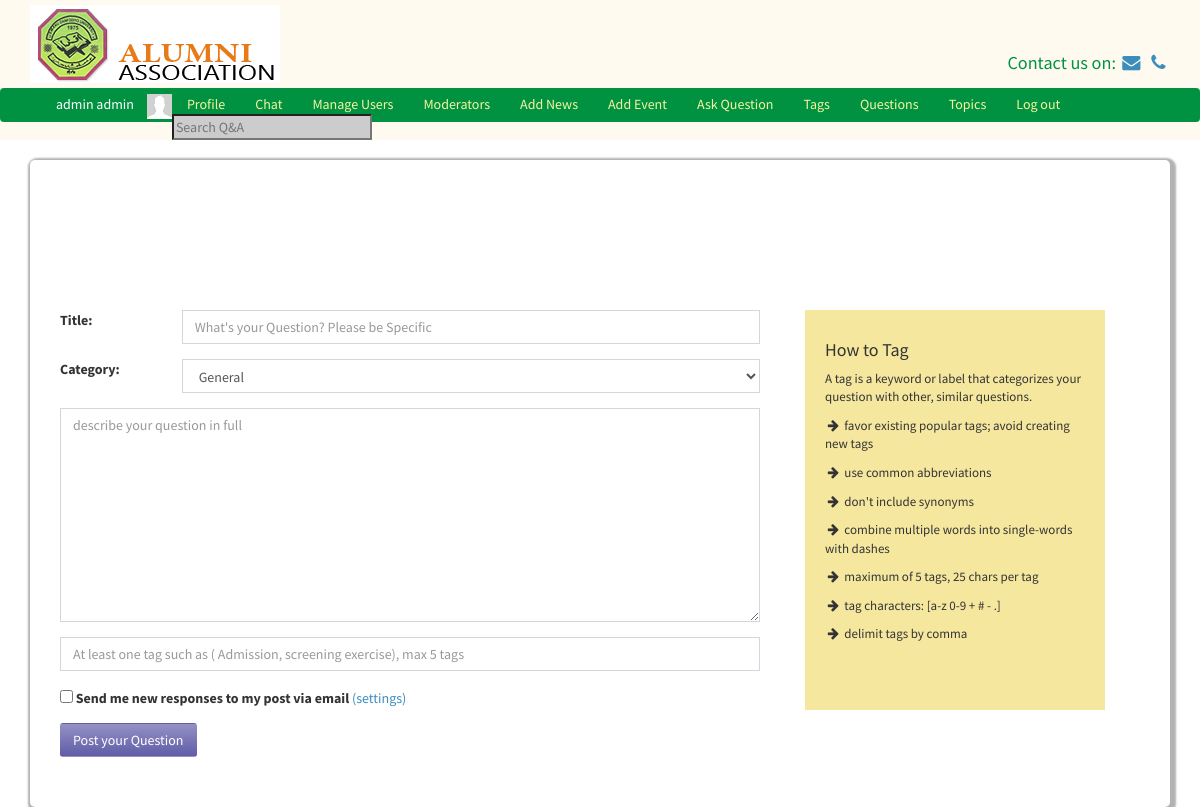
/ask.php (signed in), run on the app's committed database.
### tables this page shows
CREATE TABLE `users` (
  `id` int(11) NOT NULL,
  `first_name` varchar(255) NOT NULL,
  `last_name` varchar(255) NOT NULL,
  `username` varchar(255) NOT NULL,
  `password` varchar(255) NOT NULL,
  `salt` varchar(64) NOT NULL,
  `email` varchar(255) NOT NULL,
  `user_type` int(11) NOT NULL,
  `profile_picture` varchar(1024) NOT NULL,
  `online` int(11) NOT NULL DEFAULT '0',
  `year_of_graduation` varchar(255) DEFAULT NULL,
  `phone_number` varchar(255) DEFAULT NULL,
  `place_of_work` text,
  `department` text,
  `address` text
);

### classes/DB.php (called while the page is built, shortened)
<?php
class DB{
	private static $_instance = null;
	private 	$_pdo,
				$_query,
				$_error = false,
				$_results,
				$_count = 0;
	private function __construct(){
		try {
			$this->_pdo = new PDO('mysql:host='.Config::get('mysql/host').';dbname='.Config::get('mysql/db'), Config::get('mysql/username'), Config::get('mysql/password'));
		}
		catch(PDOException $e){
			die($e->getMessage());
		}
	}
	public static function getInstance()
	{
		if (!isset(self::$_instance))
		{
			self::$_instance = new DB();
		}
		return self::$_instance;
	}
	public function query($sql, $params = [])
	{
		$this->_error = false;
		if($this->_query = $this->_pdo->prepare($sql)){
				$x = 1;
			if (count($params)){
				foreach($params as $param){
					$this->_query->bindValue($x, $param);
					$x++;
				}
			}
				if($this->_query->execute()){
					$this->_results = $this->_query->fetchAll(PDO::FETCH_OBJ);
					$this->_count = $this->_query->rowCount();
				}
				else{
					$this->_error = true;
				}
				}
				return $this;
		}
		public function error(){
			return $this->_error;
		}
		public function read($table){
			$sql = "SELECT * FROM {$table}";
			if(!$this->query($sql)->error())
			{
				return $this;
			}
			return false;
		}
		private function action($action, $table, $where = []){
			if (count($where) === 3)
			{
				$operators = ['=','>=','<=','<','>','!='];
					$field = $where[0];
					$operator = $where[1];
					$value = $where[2];
					if(in_array($operator, $operators)){
						$sql = "{$action} FROM {$table} WHERE {$field} {$operator} ?";
						if(!$this->query($sql, [$value])->error())
						{
							return $this;
						}
					}
			}
			return false;
		}
		public function get($table, $where){
			return $this->action('SELECT *', $table, $where);
		}
		public function results()
		{
			return $this->_results;
		}
		public function first(){
			if($this->results()){
			return $this->results()[0];
			}else {
				return false;
			}
		}
		public function counter(){
			return $this->_count;
		}
	}
?>

### classes/Config.php (called while the page is built)
<?php
class Config{
	public static function get($path)
	{
		if($path){
			$config = $GLOBALS['config'];
			$path = explode('/', $path);
			foreach ($path as $bit){
				if(isset($config[$bit])){
					$config = $config[$bit];
				}
			}
			return $config;
		}
		return false;
	}
}
?>

### classes/User.php (called while the page is built, shortened)
<?php
class User
{
	private $_session_name, $_isLoggedIn, $_activeRecord, $_error, $_db, $_online;
	public function __construct($user = null){
		$this->_activeRecord = new ActiveRecord('users');
		$this->_session_name = Config::get('session/session_name');
		if(!$user){
				if(Session::exists($this->_session_name)){
						$user = Session::get($this->_session_name);
						if($this->_activeRecord->find($user))
						{
								$this->_isLoggedIn = true;
						}
				}
		}
		else{
				$this->_activeRecord->find($user);
		}
}
		public function activeRecord(){
			return $this->_activeRecord;
		}
	public function isLoggedIn(){
		return $this->_isLoggedIn;
	}
	public function isAdmin(){
		if($this->_activeRecord->data()->user_type == 1)
		{
			return true;
		}
	}
}
?>

### classes/Session.php (called while the page is built, shortened)
<?php
class Session {
	public static function exists($tokenName)
		{
			return (isset($_SESSION[$tokenName])) ? true: false;
		}
	public static function get($name){
		return $_SESSION[$name];
	}
}
?>

### classes/ActiveRecord.php (called while the page is built, shortened)
<?php
class ActiveRecord{
	private $_db, $_table, $_data;
	public function __construct($tableName){
		$this->_db = DB::getInstance();
		$this->_table = $tableName;
	}
	public function read(){
		return $this->_db->read($this->_table);
	}
	public function find($user = null){
		if($user){
			$field = (is_numeric($user))? 'id' : 'username';
			$data = $this->_db->get($this->_table, [$field,'=',$user]);
			if($data->counter()){
			$this->_data = $data->first();
				return true;
			}
			else{
				return false;
			}
		}
	}
	public function data()
	{
		return $this->_data;
	}
}
?>

### classes/Category.php (called while the page is built, shortened)
<?php
class Category
{
    private $_db, $_activeRecord, $_error;
    public function __construct()
    {
        $this->_activeRecord = new ActiveRecord(self::tableName());
    }
    public static function tableName(){
        return 'category';
    }
    public function activeRecord(){
        return $this->_activeRecord;
    }
}
?>

### ask.php (the view, shortened to what this page needs)
<?php
$categories = new Category();
$all_categories = $categories->activeRecord()->read()->results();
?>
<body>
<?php
Template::start();
?>
<div class="row">
    <div class="container">
        <div class="main-section" style="margin-top: 150px;">
            <div class="row">
                <div class="container">
                    <form action="" method="post">
                    <div class="col-md-8">
                        <div class="form-group">
                            <label class="col-md-2">Title:</label>
                            <div class="col-md-10">
                                <input class="form-control" required name="title" placeholder="What's your Question? Please be Specific">
                            </div>
                        </div>
                        <div class="form-group">
                            <label class="col-md-2">Category:</label>
                            <div class="col-md-10">
                                <select name="category_id" class="form-control"  id="">
                                <?php
                                foreach ($all_categories as $category) {
                                    ?>
                                    <option value="<?= $category->id?>"><?= $category->name?></option>
                                    <?php
                                }
                                    ?>
                                </select>
                            </div>
                        </div>
                        <div class="form-group">
                        <div class="col-md-12">
                            <textarea class="form-control" placeholder="describe your question in full" required name="description" rows="10"></textarea>
                        </div>
                        </div>
                            <div class="form-group">
                                <div class="col-md-12">
                                    <input class="form-control" required name="tags" type="text" placeholder="At least one tag such as ( Admission, screening exercise), max 5 tags">
                                </div>
                            </div>
                        <div class="form-group">
                            <div class="col-md-8">
                                <input type="checkbox" name="feedback"> <strong>Send me new responses to my post via email </strong><a href="">(settings)</a>
                            </div>
                            <div class="clearfix"></div>
                        </div>
                        <div class="form-group">
                            <div class="col-md-12">
                            <input class="btn bg-purple-gradient" type="submit" value="Post your Question">
                        </div>
                            </div>
                        </div>
                    </form>
                    <div class="col-md-4">
                        <div class="how_to_tag">
                            <h4>How to Tag</h4>
                            <p> A tag is a keyword or label that categorizes your question with other, similar questions.</p>
                            <p><i class="fa fa-arrow-right fa-fw"></i> favor existing popular tags; avoid creating new tags  </p>
                            <p><i class="fa fa-arrow-right fa-fw"></i> use common abbreviations  </p>
                            <p><i class="fa fa-arrow-right fa-fw"></i> don't include synonyms  </p>
                            <p><i class="fa fa-arrow-right fa-fw"></i> combine multiple words into single-words with dashes  </p>
                            <p><i class="fa fa-arrow-right fa-fw"></i> maximum of 5 tags, 25 chars per tag  </p>
                            <p><i class="fa fa-arrow-right fa-fw"></i> tag characters: [a-z 0-9 + # - .]  </p>
                            <p><i class="fa fa-arrow-right fa-fw"></i> delimit tags by comma  </p>
                        </div>
                    </div>
                </div>
                </div>
            </div>
</div>
</div>
</body>

### classes/Template.php (shortened to what this page needs)
<?php
class Template
{
    public static function start(){
        $user = new User();
        echo '
        <div style="margin-bottom: 100px">
  <header style="position: fixed; top: 0; width: 100%; z-index: 200; background-color: floralwhite">
  <div class="container">
<div class="row">
    <div style="margin: 5px"></div>
    <div class="col-md-6"><img src="img/logo.png"></div>
    <div class="col-md-6">
        <div style="color: #009241; padding-top:45px; font-size: 1.3em" class="pull-right">Contact us on:
            <a href="mailto:ifo@cjinnovators.com"><i class="fa fa-fw fa-envelope"></i></a>
            <a href="tel:07037350494"><i class="fa fa-fw fa-phone"></i> </a>
        </div>
    </div>
</div>
</div>
<div style="margin: 5px"></div>
<nav class="navbar top-link" style="background-color:#009241; padding-bottom: 0; margin-bottom: 0 ">
    <div class="container-fluid" style="padding-bottom: 0; margin-bottom: 0" >
      ';
        if ($user->isLoggedIn()) {
            echo '
                <div class="chat-box">
                    <div onClick="$(\'.chat-box\').hide()" class="pull-right" style="cursor: pointer;">&times</div>
                    <div class="chatBoxBody">
                    </div>
                </div>
              <ul class="navbar-nav navbar-left top-link-links">
              <li style="color: #ffffff; margin-right: 13px;"> '.$user->activeRecord()->data()->first_name.' '.$user->activeRecord()->data()->last_name.' </li>
              <li><img src="'.$user->activeRecord()->data()->profile_picture.'" height="25px"></li>
          <li><a href="profile.php" class="navbar-link">Profile</a></li>
          <li><a id="chat-btn" style="cursor: pointer;" class="navbar-link">Chat</a></li>';
          if($user->isAdmin()){
         echo'
          <li><a href="manageUsers.php">Manage Users</a></li>
        <li><a href="moderator.php">Moderators</a></li>
        <li><a href="addnews.php">Add News</a></li>
        <li><a href="addevents.php">Add Event</a></li>
            ';
        }if ($user->isModerator()){
                echo '<li ><a href="categories.php">Manage Categories</a></li>';
            }
         echo '
            <li><a href="ask.php">Ask Question</a></li>
            <li><a href="tags.php">Tags</a></li>
            <li><a href="questions.php">Questions</a></li>
            <li><a href="topics.php">Topics</a></li>
          <li><a href="logout.php" class="navbar-link">Log out</a></li>
          <li><input type="text" id="search" class="nav-input" placeholder="Search Q&A"></li>
        </ul>
            ';
        }
        echo '
      </div>
    </nav>
  </header>
</div>
<div class="container">
        <div class="main-content">
<div class="row">
  <div class="container">
    <div class="">
    </div>
  </div>
</div>
        ';
    }
}

### data on the page
users: first_name "admin", last_name "admin", profile_picture (picture)

### other printed values
form field category_id "General"
